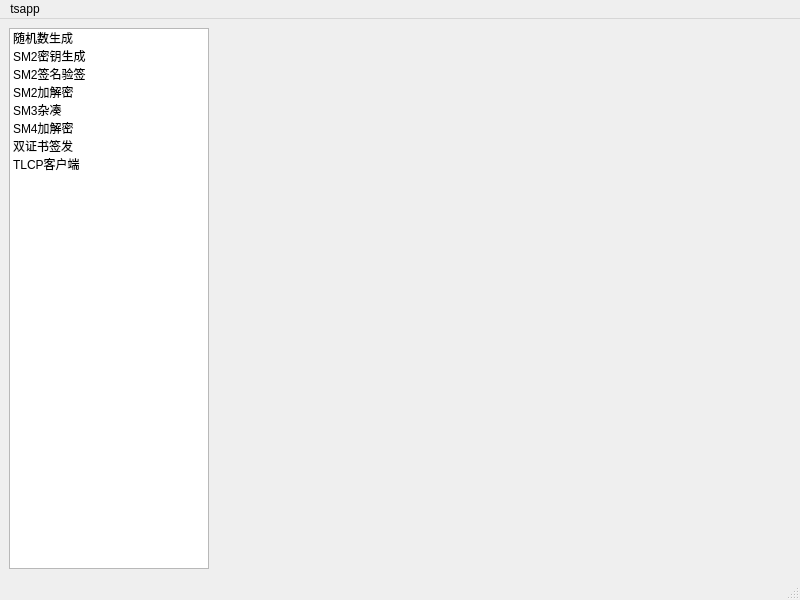
<?xml version="1.0" encoding="UTF-8"?>
<ui version="4.0">
 <class>MainWindow</class>
 <widget class="QMainWindow" name="MainWindow">
  <property name="geometry">
   <rect>
    <x>0</x>
    <y>0</y>
    <width>800</width>
    <height>600</height>
   </rect>
  </property>
  <property name="windowTitle">
   <string>铜锁密码工具箱（tsapp）</string>
  </property>
  <widget class="QWidget" name="centralwidget">
   <layout class="QHBoxLayout" name="horizontalLayout_2">
    <item>
     <layout class="QHBoxLayout" name="horizontalLayout">
      <item>
       <widget class="QListWidget" name="listWidget">
        <property name="maximumSize">
         <size>
          <width>200</width>
          <height>16777215</height>
         </size>
        </property>
        <item>
         <property name="text">
          <string>随机数生成</string>
         </property>
        </item>
        <item>
         <property name="text">
          <string>SM2密钥生成</string>
         </property>
        </item>
        <item>
         <property name="text">
          <string>SM2签名验签</string>
         </property>
        </item>
        <item>
         <property name="text">
          <string>SM2加解密</string>
         </property>
        </item>
        <item>
         <property name="text">
          <string>SM3杂凑</string>
         </property>
        </item>
        <item>
         <property name="text">
          <string>SM4加解密</string>
         </property>
        </item>
        <item>
         <property name="text">
          <string>双证书签发</string>
         </property>
        </item>
        <item>
         <property name="text">
          <string>TLCP客户端</string>
         </property>
        </item>
       </widget>
      </item>
      <item>
       <widget class="QStackedWidget" name="stackedWidget">
        <property name="currentIndex">
         <number>0</number>
        </property>
        <widget class="RandNum" name="page_1"/>
        <widget class="Sm2Key" name="page_10"/>
        <widget class="Sm2SignVerify" name="page_11"/>
        <widget class="Sm2Encrypt" name="page_12"/>
        <widget class="Sm3Hash" name="page_13"/>
        <widget class="Sm4encrypt" name="page_7"/>
        <widget class="Sm2Cert" name="page_8"/>
        <widget class="TLCPclient" name="page_9"/>
       </widget>
      </item>
     </layout>
    </item>
   </layout>
  </widget>
  <widget class="QMenuBar" name="menubar">
   <property name="geometry">
    <rect>
     <x>0</x>
     <y>0</y>
     <width>800</width>
     <height>24</height>
    </rect>
   </property>
   <widget class="QMenu" name="menutsapp">
    <property name="title">
     <string>tsapp</string>
    </property>
    <addaction name="action_about"/>
    <addaction name="separator"/>
    <addaction name="action_exit"/>
   </widget>
   <addaction name="menutsapp"/>
  </widget>
  <widget class="QStatusBar" name="statusbar"/>
  <action name="action_about">
   <property name="text">
    <string>关于tsapp</string>
   </property>
  </action>
  <action name="action_exit">
   <property name="text">
    <string>退出tsapp</string>
   </property>
  </action>
 </widget>
 <customwidgets>
  <customwidget>
   <class>RandNum</class>
   <extends>QWidget</extends>
   <header>randnum.h</header>
   <container>1</container>
  </customwidget>
  <customwidget>
   <class>Sm2Key</class>
   <extends>QWidget</extends>
   <header>sm2key.h</header>
   <container>1</container>
  </customwidget>
  <customwidget>
   <class>Sm2SignVerify</class>
   <extends>QWidget</extends>
   <header>sm2signverify.h</header>
   <container>1</container>
  </customwidget>
  <customwidget>
   <class>Sm2Encrypt</class>
   <extends>QWidget</extends>
   <header>sm2encrypt.h</header>
   <container>1</container>
  </customwidget>
  <customwidget>
   <class>Sm3Hash</class>
   <extends>QWidget</extends>
   <header>sm3hash.h</header>
   <container>1</container>
  </customwidget>
  <customwidget>
   <class>Sm4encrypt</class>
   <extends>QWidget</extends>
   <header>sm4encrypt.h</header>
   <container>1</container>
  </customwidget>
  <customwidget>
   <class>Sm2Cert</class>
   <extends>QWidget</extends>
   <header>sm2cert.h</header>
   <container>1</container>
  </customwidget>
  <customwidget>
   <class>TLCPclient</class>
   <extends>QWidget</extends>
   <header>tlcpclient.h</header>
   <container>1</container>
  </customwidget>
 </customwidgets>
 <resources/>
 <connections/>
</ui>
